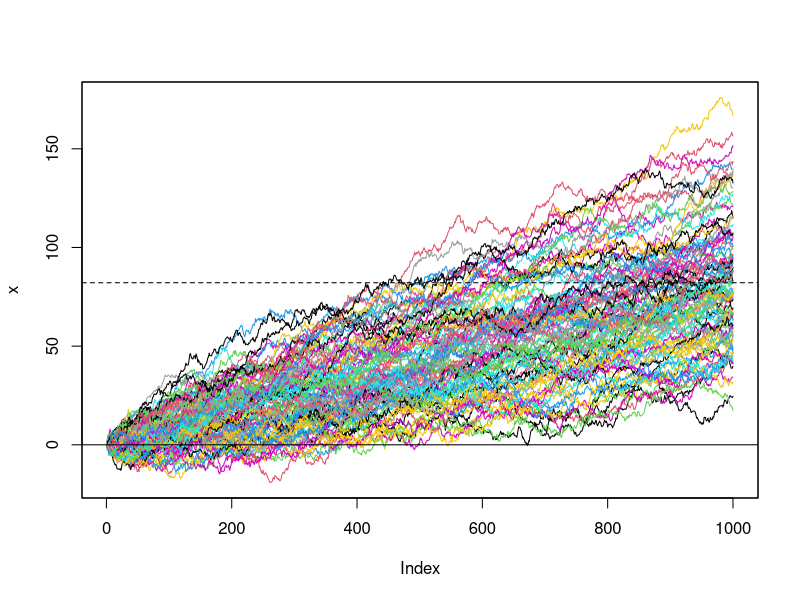
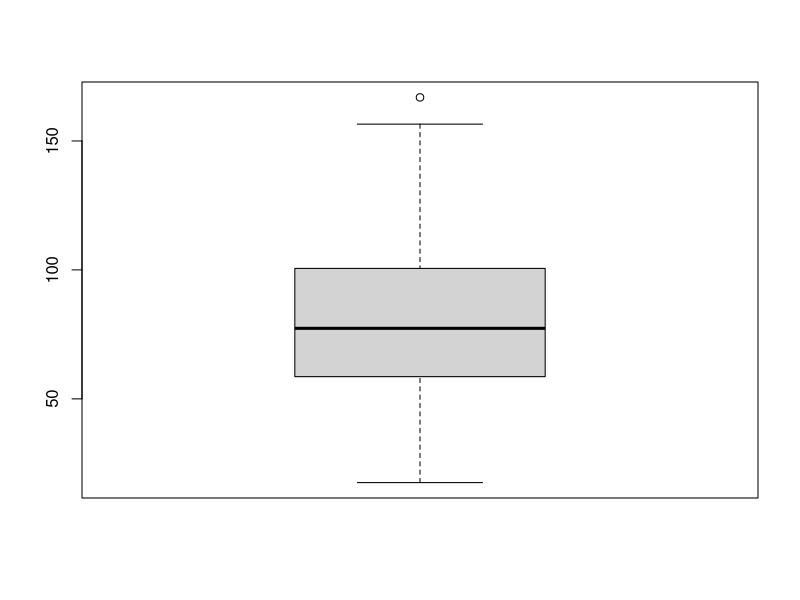
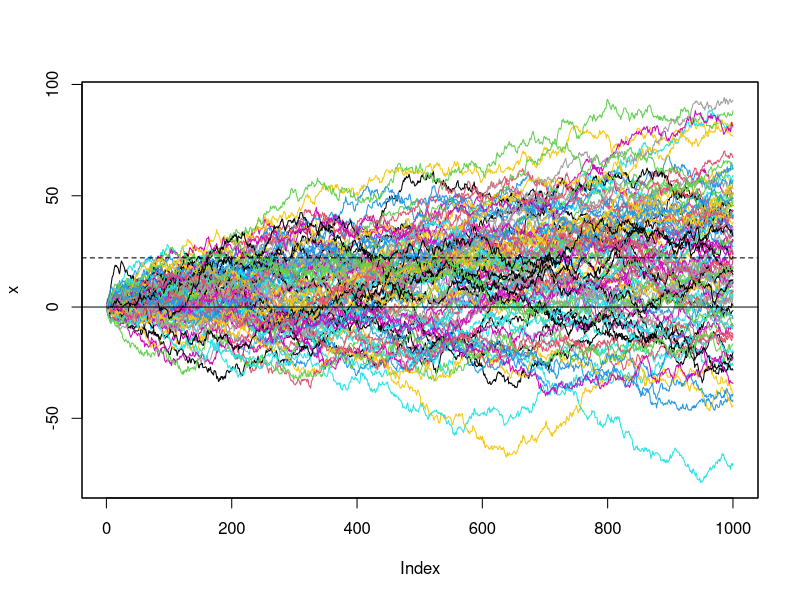
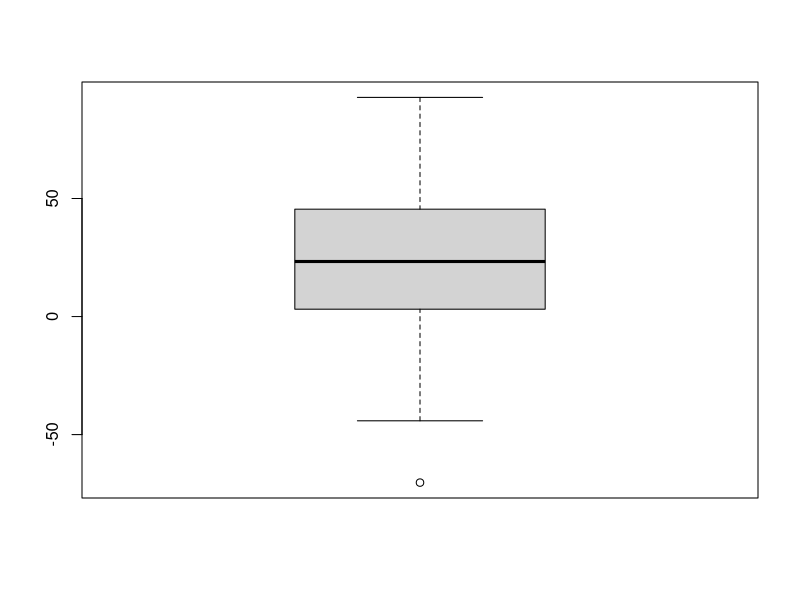

Write the R code that produced these figures, in order.

# browseURL("http://www.blackrain79.com/2014/06/good-win-rates-for-micro-and-small_6.html")
# browseURL("http://www.blackrain79.com/2014/10/how-much-do-poker-players-make.html")
#
# Alguns fatos:
#
# 70 hands per table x 12 tables = 840 hands per hour.
# 
# And this would be 4200 hands per day.
# 
# 840 hands per hour x 5 hours = 4200 hands per day.
# 
# If you play 24 days in a month (so that you have a day or two off every week) then you will still hit your 100k hands a month just fine.
# 
# 4200 hands x 24 days = 100800 hands per month.

########
install.packages("zoo")
require(zoo)
simularVariancia <- function(winrate, sd){
    all <- data.frame()
    allz <- zoo(all)
    for(i in 1:100){
        #Gerar 1000 variaveis randomicas baseado na winrate e standard deviation
        n <- data.frame(X = cumsum(rnorm(1000, winrate, sd)))
        nz <- zoo(n)        
        allz <- cbind(allz, nz)
    }
    allz
}
gerarGraficoVariancia <- function(x){
    plot(x, type = "l", plot.type = "single", col = 1:ncol(x))
    abline(h = 0)
    abline(h = rowMeans(x[nrow(x),]), lty = 2)    
}

gerarTotais <- function(x){
    totals = t(x[nrow(x),])
    print(summary(totals))
    totals
}

#TOP NL25 (9-17 tables): 8bb/100
data <- simularVariancia(0.08, 0.957)
gerarGraficoVariancia(data)
totais <- gerarTotais(data)
#Lucro esperado = Media de buy-ins ~80: 80 * 25 = $2000
boxplot(totais)
#Change de terminar um mês negativo
mean(totais < 0)


#Media NL25 (9-17 tables): 2bb/100
data <- simularVariancia(0.02, 0.957)
gerarGraficoVariancia(data)
totais <- gerarTotais(data)
#Lucro esperado = Media de buy-ins ~17: 17 * 25 = $425
boxplot(totais)
#Change de terminar um mês negativo
mean(totais < 0)

